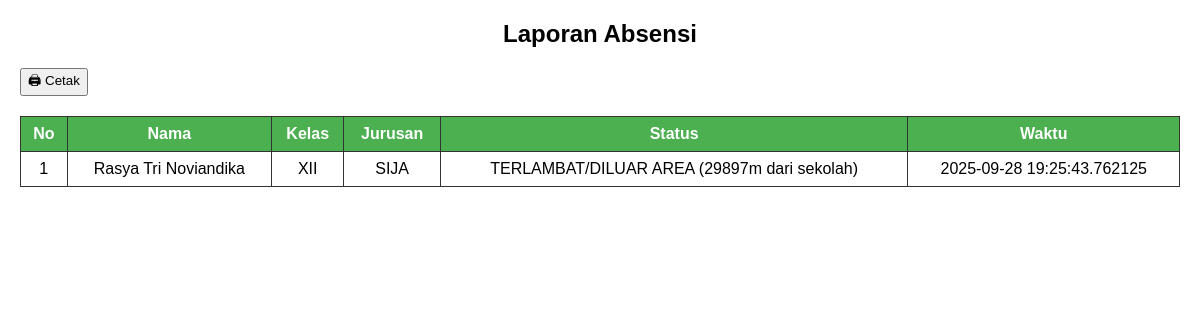
The page /admin/absensi/print (signed in) on the database as committed earlier.
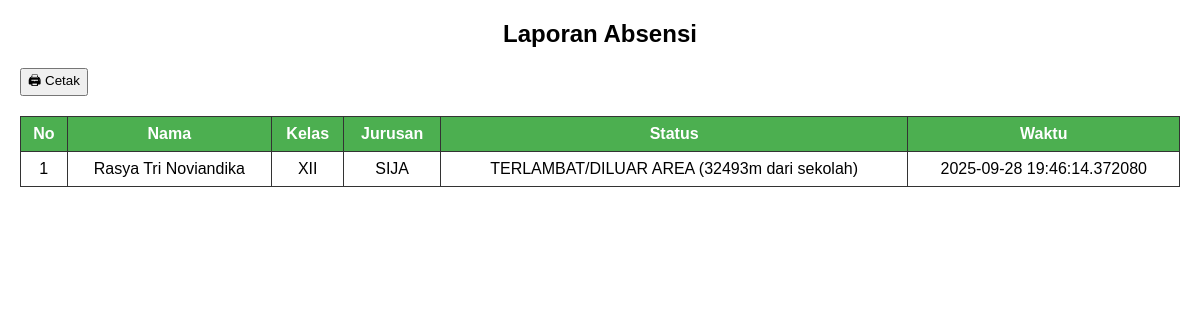
The same page on the database as committed later.
### tables this page shows
CREATE TABLE absensi (
            id INTEGER PRIMARY KEY AUTOINCREMENT,
            siswa_id INTEGER,
            nama TEXT NOT NULL,
            kelas TEXT NOT NULL,
            jurusan TEXT NOT NULL,
            latitude REAL,
            longitude REAL,
            status TEXT NOT NULL,
            waktu TIMESTAMP DEFAULT CURRENT_TIMESTAMP
        );

### app.py (the view)
@app.route("/admin/absensi/print")
@login_required
def print_absensi():
    conn = sqlite3.connect(DB_NAME)
    cur = conn.cursor()
    cur.execute("SELECT nama, kelas, jurusan, status, waktu FROM absensi ORDER BY waktu DESC")
    absensi = cur.fetchall()
    conn.close()
    return render_template("admin/print_absensi.html", absensi=absensi)

### app.py (called while the page is built)
def login_required(f):
    from functools import wraps
    @wraps(f)
    def decorated_function(*args, **kwargs):
        if 'admin_logged_in' not in session:
            return redirect(url_for('admin_login'))
        return f(*args, **kwargs)
    return decorated_function

### templates/admin/print_absensi.html (shortened to what this page needs)
<!DOCTYPE html>
<html lang="id">
<head>
</head>
<body>
  <h2>Laporan Absensi</h2>
  <button onclick="window.print()">🖨 Cetak</button>
  <table>
    <thead>
      <tr>
        <th>No</th>
        <th>Nama</th>
        <th>Kelas</th>
        <th>Jurusan</th>
        <th>Status</th>
        <th>Waktu</th>
      </tr>
    </thead>
    <tbody>
      {% for a in absensi %}
      <tr>
        <td>{{ loop.index }}</td>
        <td>{{ a[0] }}</td>
        <td>{{ a[1] }}</td>
        <td>{{ a[2] }}</td>
        <td>{{ a[3] }}</td>
        <td>{{ a[4] }}</td>
      </tr>
      {% endfor %}
    </tbody>
  </table>
</body>
</html>

Rows that differ between the two databases and show on the page:
changed absensi "Rasya Tri Noviandika": status "TERLAMBAT/DILUAR AREA (29897m dari sekolah)" → "TERLAMBAT/DILUAR AREA (32493m dari sekolah)"; waktu "2025-09-28 19:25:43.762125" → "2025-09-28 19:46:14.372080"
